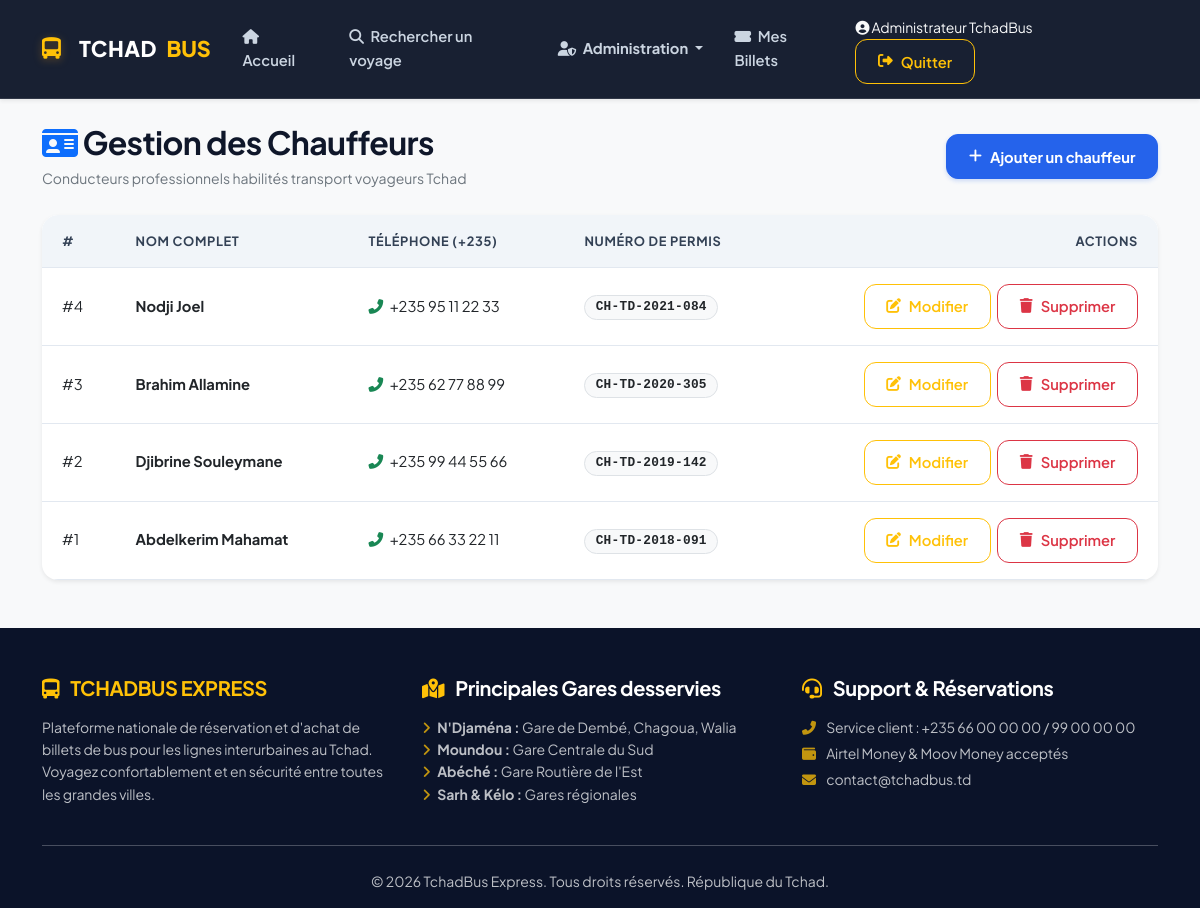
The page /admin/chaufeurs/index.php (signed in) on the database its author committed.
### tables this page shows
CREATE TABLE IF NOT EXISTS `chauffeurs` (
  `id` INT AUTO_INCREMENT PRIMARY KEY,
  `nom` VARCHAR(100) NOT NULL,
  `telephone` VARCHAR(30) DEFAULT NULL,
  `permis` VARCHAR(50) DEFAULT NULL,
  `created_at` TIMESTAMP DEFAULT CURRENT_TIMESTAMP
);

### admin/chaufeurs/index.php (called while the page is built)
<?php
require_once __DIR__ . '/../chauffeurs/index.php';

### admin/chauffeurs/index.php (the view, shortened to what this page needs)
<?php
$database = new Database();
$db = $database->getConnection();
$query = "SELECT * FROM chauffeurs ORDER BY id DESC";
$stmt = $db->prepare($query);
$stmt->execute();
$chauffeurs = $stmt->fetchAll(PDO::FETCH_ASSOC);
include '../../includes/header.php';
?>
<div class="row">
    <div class="col-12">
        <div class="d-flex justify-content-between align-items-center mb-4">
            <div>
                <h2 class="fw-bold mb-1"><i class="fas fa-id-card text-primary"></i> Gestion des Chauffeurs</h2>
                <small class="text-muted">Conducteurs professionnels habilités transport voyageurs Tchad</small>
            </div>
            <a href="ajouter.php" class="btn btn-primary fw-bold">
                <i class="fas fa-plus"></i> Ajouter un chauffeur
            </a>
        </div>
        <div class="card shadow-sm border-0 rounded-4">
            <div class="card-body p-0">
                <div class="table-responsive">
                    <table class="table table-hover align-middle mb-0">
                        <thead class="table-primary">
                            <tr>
                                <th>#</th>
                                <th>Nom complet</th>
                                <th>Téléphone (+235)</th>
                                <th>Numéro de Permis</th>
                                <th class="text-end">Actions</th>
                            </tr>
                        </thead>
                        <tbody>
                            <?php if(empty($chauffeurs)): ?>
                                <tr><td colspan="5" class="text-center py-4 text-muted">Aucun chauffeur enregistré.</td></tr>
                            <?php else: ?>
                                <?php foreach($chauffeurs as $chauffeur): ?>
                                <tr>
                                    <td>#<?php echo $chauffeur['id']; ?></td>
                                    <td><strong><?php echo htmlspecialchars($chauffeur['nom']); ?></strong></td>
                                    <td>
                                        <i class="fas fa-phone-alt text-success me-1"></i>
                                        <?php echo htmlspecialchars($chauffeur['telephone'] ?? '-'); ?>
                                    </td>
                                    <td>
                                        <span class="badge bg-light text-dark border font-monospace">
                                            <?php echo htmlspecialchars($chauffeur['permis'] ?? 'Catégorie D'); ?>
                                        </span>
                                    </td>
                                    <td class="text-end text-nowrap">
                                        <a href="modifier.php?id=<?php echo $chauffeur['id']; ?>" class="btn btn-sm btn-outline-warning me-1">
                                            <i class="fas fa-edit"></i> Modifier
                                        </a>
                                        <a href="supprimer.php?id=<?php echo $chauffeur['id']; ?>" class="btn btn-sm btn-outline-danger" onclick="return confirm('Confirmez-vous la suppression de ce chauffeur ?')">
                                            <i class="fas fa-trash"></i> Supprimer
                                        </a>
                                    </td>
                                </tr>
                                <?php endforeach; ?>
                            <?php endif; ?>
                        </tbody>
                    </table>
                </div>
            </div>
        </div>
    </div>
</div>
<?php include '../../includes/footer.php'; ?>

### assets/css/style.css (style rules this page uses)
:root { --primary-color: #2563eb; --primary-hover: #1d4ed8; --primary-light: #eff6ff; --primary-dark: #1e40af; --secondary-color: #0f172a; --secondary-light: #334155; --success-color: #10b981; --success-light: #ecfdf5; --warning-color: #f59e0b; --warning-light: #fffbeb; --danger-color: #ef4444; --danger-light: #fef2f2; --info-color: #06b6d4; --info-light: #ecfeff; --bg-main: #f8fafc; --bg-card: #ffffff; --border-color: #e2e8f0; --border-hover: #cbd5e1; --text-main: #0f172a; --text-muted: #64748b; --text-light: #94a3b8; --shadow-sm: 0 1px 3px rgba(0, 0, 0, 0.05), 0 1px 2px rgba(0, 0, 0, 0.03); --shadow-md: 0 4px 6px -1px rgba(0, 0, 0, 0.06), 0 2px 4px -2px rgba(0, 0, 0, 0.04); --shadow-lg: 0 10px 25px -5px rgba(0, 0, 0, 0.06), 0 8px 10px -6px rgba(0, 0, 0, 0.04); --shadow-xl: 0 20px 35px -5px rgba(37, 99, 235, 0.12), 0 10px 10px -5px rgba(0, 0, 0, 0.03); --radius-sm: 8px; --radius-md: 12px; --radius-lg: 16px; --radius-xl: 24px; --radius-pill: 9999px; --transition-fast: 0.15s ease; --transition-normal: 0.25s cubic-bezier(0.16, 1, 0.3, 1); }
*, *::before, *::after { box-sizing: border-box; }
html { scroll-behavior: smooth; }
body { font-family: 'Plus Jakarta Sans', system-ui, -apple-system, sans-serif; background-color: var(--bg-main); color: var(--text-main); line-height: 1.6; min-height: 100vh; display: flex; flex-direction: column; -webkit-font-smoothing: antialiased; }
h1, h2, h3, h4, h5, h6, .h1, .h2, .h3, .h4, .h5, .h6 { font-weight: 700; color: var(--text-main); letter-spacing: -0.02em; }
p, span, label { letter-spacing: -0.01em; }
.card { background-color: var(--bg-card); border: 1px solid var(--border-color); border-radius: var(--radius-lg); box-shadow: var(--shadow-sm); transition: var(--transition-normal); overflow: hidden; }
.card-body { padding: 1.5rem; }
.btn { font-weight: 600; font-size: 0.92rem; padding: 0.65rem 1.35rem; border-radius: var(--radius-md); transition: var(--transition-fast); display: inline-flex; align-items: center; justify-content: center; gap: 0.5rem; }
.btn-primary { background-color: var(--primary-color); border-color: var(--primary-color); color: #ffffff; box-shadow: 0 2px 4px rgba(37, 99, 235, 0.2); }
.badge { font-weight: 600; font-size: 0.8rem; padding: 0.4em 0.8em; border-radius: var(--radius-pill); letter-spacing: 0.02em; }
.table-responsive { border-radius: var(--radius-lg); overflow: hidden; }
.table { margin-bottom: 0; border-collapse: separate; border-spacing: 0; }
.table thead th { background-color: #f1f5f9; color: var(--secondary-light); font-size: 0.8rem; font-weight: 700; text-transform: uppercase; letter-spacing: 0.05em; padding: 1rem 1.25rem; border-bottom: 1.5px solid var(--border-color); }
.table tbody td { padding: 1rem 1.25rem; vertical-align: middle; font-size: 0.92rem; border-bottom: 1px solid var(--border-color); }

### rows shown on the page
chauffeurs: id "4", nom "Nodji Joel", telephone "+235 95 11 22 33", permis "CH-TD-2021-084"
chauffeurs: id "3", nom "Brahim Allamine", telephone "+235 62 77 88 99", permis "CH-TD-2020-305"
chauffeurs: id "2", nom "Djibrine Souleymane", telephone "+235 99 44 55 66", permis "CH-TD-2019-142"
chauffeurs: id "1", nom "Abdelkerim Mahamat", telephone "+235 66 33 22 11", permis "CH-TD-2018-091"

### other values the page prints
$_SESSION['user_name'] "Administrateur TchadBus"
